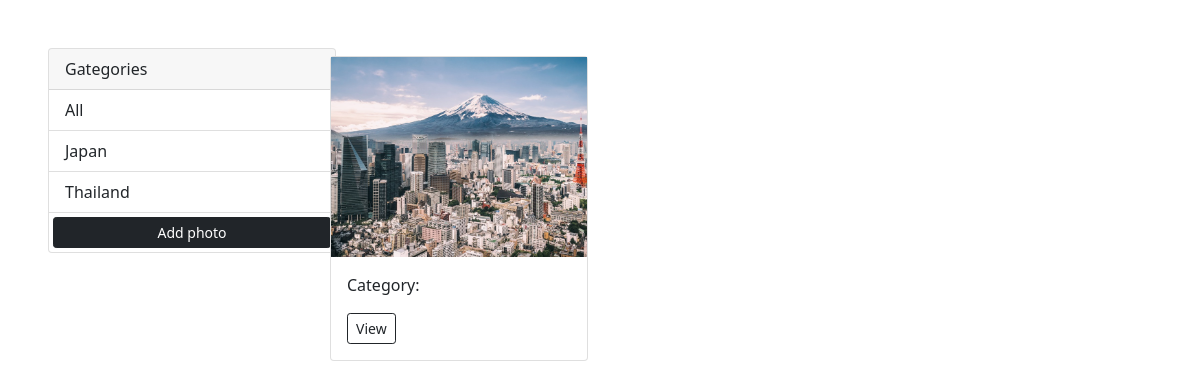
Before: / with the older database file.
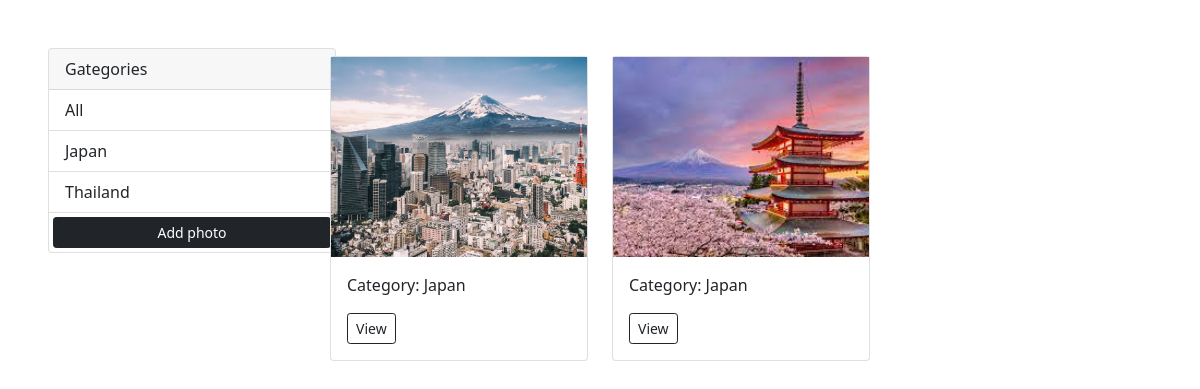
After: the same page with the newer database file.
### photos/models.py (models this page shows, shortened)
class Category(models.Model):
    name = models.CharField(max_length=100, null=False, blank=False)

class Photo(models.Model):
    category = models.ForeignKey(Category, on_delete=models.SET_NULL, null=True, blank=True)
    image = models.ImageField(null=False, blank=False)
    description = models.TextField()

### photos/views.py (the view)
# urls.py: path('', views.gallery, name='gallery'),
def gallery(request):
    categories = Category.objects.all()
    photos = Photo.objects.all()
    context = {'categories': categories, 'photos': photos}
    return render(request, 'photos/gallery.html', context)

### photos/templates/photos/gallery.html (shortened to what this page needs)
{% load static %}
<!DOCTYPE html>
<html lang="en">
    <head>
        <link
            href="https://cdn.jsdelivr.net/npm/bootstrap@5.0.1/dist/css/bootstrap.min.css"
            rel="stylesheet"
        />
        <link rel="stylesheet" href="{% static 'css/style.css' %}" />
    </head>
    <body class="m-5">
        <div class="cntainer">
            <div class="row">
                <div class="col-md-3">
                    <div class="card" style="width: 18rem">
                        <div class="card-header">Gategories</div>
                        <ul class="list-group list-group-flush">
                            <li class="list-group-item">All</li>
                            {% for category in categories %}
                            <li class="list-group-item">{{category.name}}</li>
                            {% endfor %}
                            <a
                                class="btn btn-block btn-dark btn-sm m-1"
                                href="{% url 'add'%}"
                                >Add photo</a
                            >
                        </ul>
                    </div>
                </div>
                <div class="col-md-9">
                    <div class="row">
                        {% for photo in photos %}
                        <div class="col-md-4">
                            <div class="card my-2">
                                <img
                                    class="image-thumbnail"
                                    src="{{photo.image.url}}"
                                    class="card-img-top"
                                    alt="..."
                                />
                                <div class="card-body">
                                    <p>Category: {{photo.category.name}}</p>
                                    <a
                                        href="{% url 'photo' photo.id %}"
                                        class="btn btn-outline-dark btn-sm m"
                                        >View</a
                                    >
                                </div>
                            </div>
                        </div>
                        {% empty %}
                        <h3>No photos</h3>
                        {% endfor %}
                    </div>
                </div>
            </div>
        </div>
    </body>
</html>

### photos/static/css/style.css (style rules this page uses)
.image-thumbnail { height: 200px; object-fit: cover; }

Changed rows visible on the page:
changed Photo (number 1 of 2 on the later page): category.name (not shown) → "Japan"
added Photo: image (picture), category.name "Japan"
